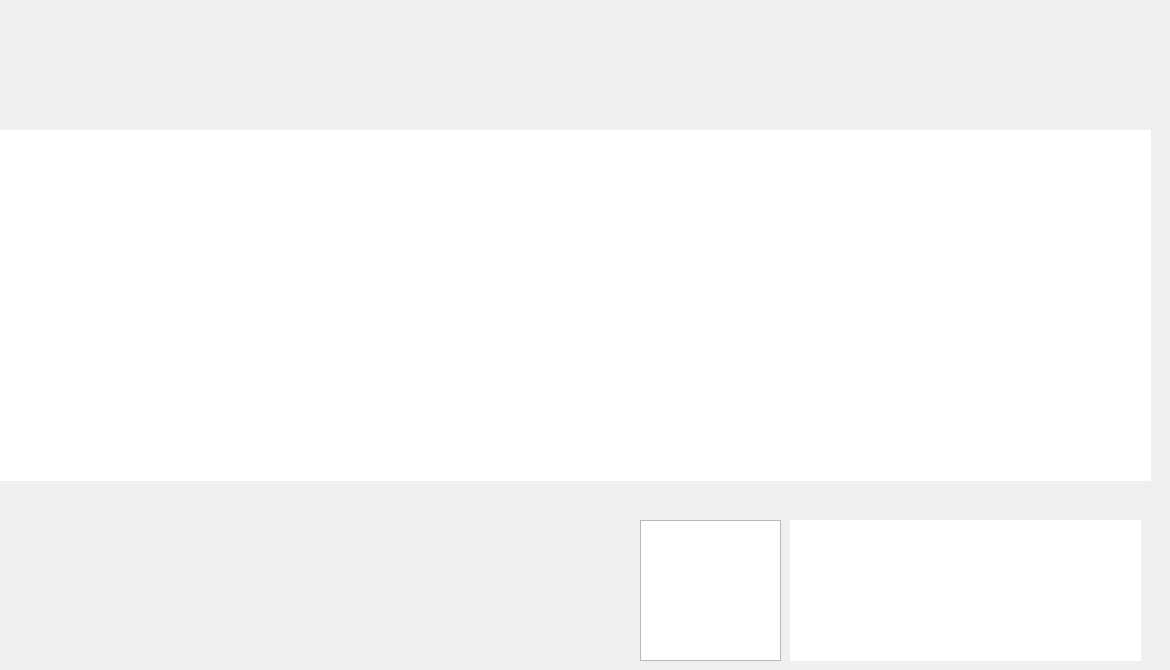
                     <widget class="QWidget" name="home">
                      <property name="styleSheet">
                       <string notr="true"/>
                      </property>
                      <widget class="QGraphicsView" name="graphicsView">
                       <property name="geometry">
                        <rect>
                         <x>-10</x>
                         <y>130</y>
                         <width>1161</width>
                         <height>351</height>
                        </rect>
                       </property>
                       <property name="styleSheet">
                        <string notr="true">background-image: url(:/images/images/images/Quest_Logo_RGB_1127.png);
background-position: center;
background-repeat: no-repeat;</string>
                       </property>
                       <property name="frameShape">
                        <enum>QFrame::NoFrame</enum>
                       </property>
                       <property name="sizeAdjustPolicy">
                        <enum>QAbstractScrollArea::AdjustToContents</enum>
                       </property>
                      </widget>
                      <widget class="QGraphicsView" name="graphicsView_2">
                       <property name="geometry">
                        <rect>
                         <x>640</x>
                         <y>520</y>
                         <width>141</width>
                         <height>141</height>
                        </rect>
                       </property>
                       <property name="styleSheet">
                        <string notr="true">background-image: url(:/images/images/images/0052_state-of-ca-energy-commission_141.png);
background-position: center;
background-repeat: no-repeat;</string>
                       </property>
                      </widget>
                      <widget class="QGraphicsView" name="graphicsView_3">
                       <property name="geometry">
                        <rect>
                         <x>790</x>
                         <y>520</y>
                         <width>351</width>
                         <height>141</height>
                        </rect>
                       </property>
                       <property name="styleSheet">
                        <string notr="true">background-image: url(:/images/images/images/SNL_Stacked_Black_Blue_50.png);
background-position: center;
background-repeat: no-repeat;</string>
                       </property>
                       <property name="frameShape">
                        <enum>QFrame::NoFrame</enum>
                       </property>
                      </widget>
                     </widget>
